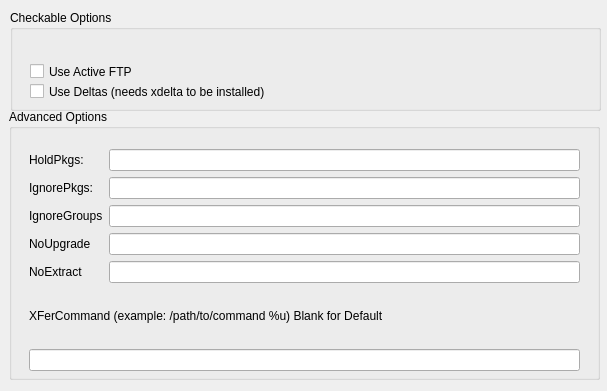
<ui version="4.0" >
 <class>Dialog</class>
 <widget class="QDialog" name="Dialog" >
  <property name="geometry" >
   <rect>
    <x>0</x>
    <y>0</y>
    <width>607</width>
    <height>391</height>
   </rect>
  </property>
  <property name="windowTitle" >
   <string>Dialog</string>
  </property>
  <widget class="QGroupBox" name="groupBox" >
   <property name="geometry" >
    <rect>
     <x>10</x>
     <y>10</y>
     <width>591</width>
     <height>101</height>
    </rect>
   </property>
   <property name="title" >
    <string>Checkable Options</string>
   </property>
   <widget class="QCheckBox" name="useDeltaBox" >
    <property name="geometry" >
     <rect>
      <x>20</x>
      <y>70</y>
      <width>341</width>
      <height>23</height>
     </rect>
    </property>
    <property name="text" >
     <string>Use Deltas (needs xdelta to be installed)</string>
    </property>
   </widget>
   <widget class="QCheckBox" name="noPassiveFtpBox" >
    <property name="geometry" >
     <rect>
      <x>20</x>
      <y>50</y>
      <width>171</width>
      <height>23</height>
     </rect>
    </property>
    <property name="text" >
     <string>Use Active FTP</string>
    </property>
   </widget>
  </widget>
  <widget class="QGroupBox" name="groupBox_2" >
   <property name="geometry" >
    <rect>
     <x>9</x>
     <y>109</y>
     <width>591</width>
     <height>271</height>
    </rect>
   </property>
   <property name="title" >
    <string>Advanced Options</string>
   </property>
   <widget class="QWidget" name="" >
    <property name="geometry" >
     <rect>
      <x>20</x>
      <y>40</y>
      <width>551</width>
      <height>222</height>
     </rect>
    </property>
    <layout class="QVBoxLayout" >
     <item>
      <layout class="QGridLayout" >
       <item row="0" column="0" >
        <widget class="QLabel" name="label" >
         <property name="text" >
          <string>HoldPkgs:</string>
         </property>
        </widget>
       </item>
       <item row="0" column="1" >
        <widget class="QLineEdit" name="holdPkgLine" />
       </item>
       <item row="1" column="0" >
        <widget class="QLabel" name="label_2" >
         <property name="text" >
          <string>IgnorePkgs:</string>
         </property>
        </widget>
       </item>
       <item row="1" column="1" >
        <widget class="QLineEdit" name="ignorePkgLine" />
       </item>
       <item row="2" column="0" >
        <widget class="QLabel" name="label_3" >
         <property name="text" >
          <string>IgnoreGroups</string>
         </property>
        </widget>
       </item>
       <item row="2" column="1" >
        <widget class="QLineEdit" name="ignoreGrpsLine" />
       </item>
       <item row="3" column="0" >
        <widget class="QLabel" name="label_4" >
         <property name="text" >
          <string>NoUpgrade</string>
         </property>
        </widget>
       </item>
       <item row="3" column="1" >
        <widget class="QLineEdit" name="noUpgradeLine" />
       </item>
       <item row="4" column="0" >
        <widget class="QLabel" name="label_5" >
         <property name="text" >
          <string>NoExtract</string>
         </property>
        </widget>
       </item>
       <item row="4" column="1" >
        <widget class="QLineEdit" name="noExtractLine" />
       </item>
      </layout>
     </item>
     <item>
      <layout class="QVBoxLayout" >
       <item>
        <widget class="QLabel" name="label_6" >
         <property name="text" >
          <string>XFerCommand (example: /path/to/command %u) Blank for Default</string>
         </property>
        </widget>
       </item>
       <item>
        <widget class="QLineEdit" name="xFerCommandLine" />
       </item>
      </layout>
     </item>
    </layout>
   </widget>
  </widget>
 </widget>
 <resources/>
 <connections/>
</ui>
